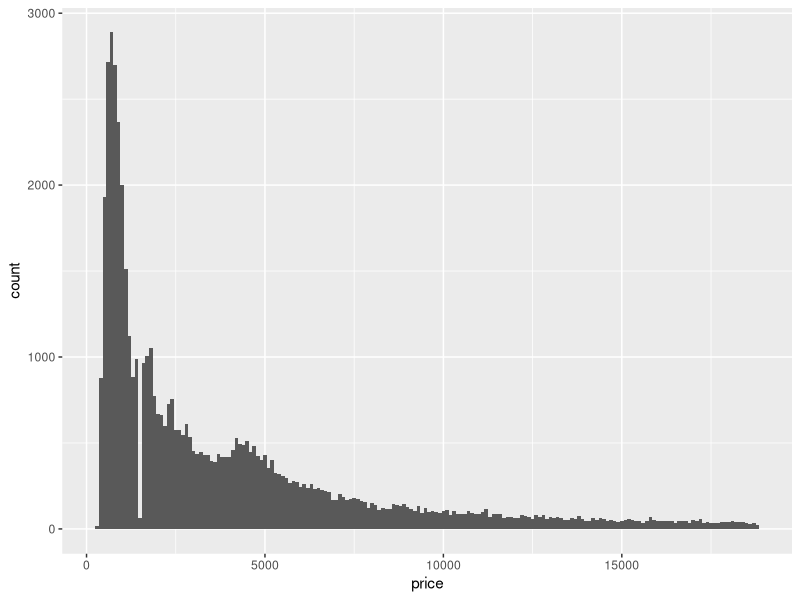
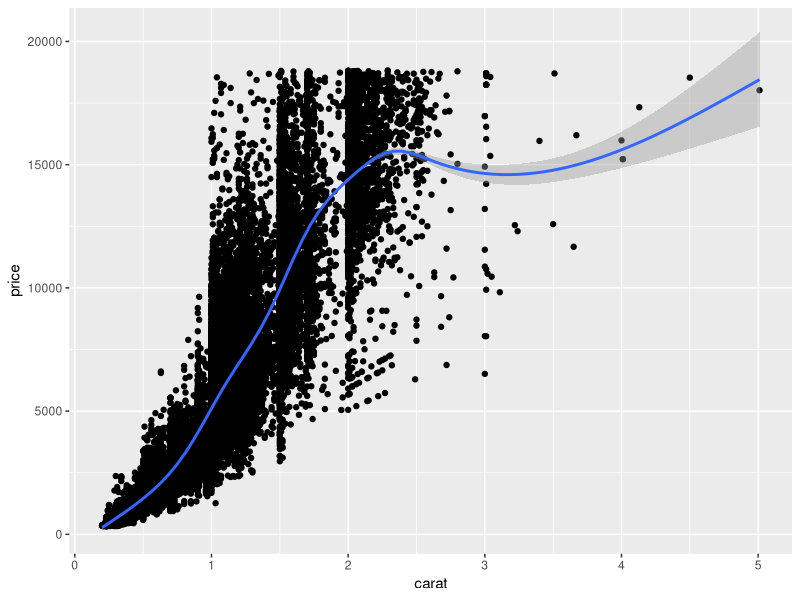
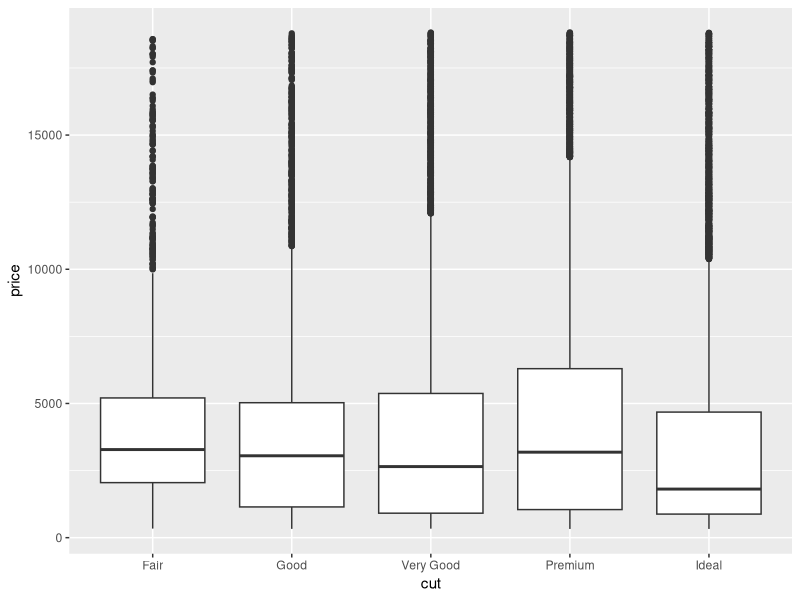
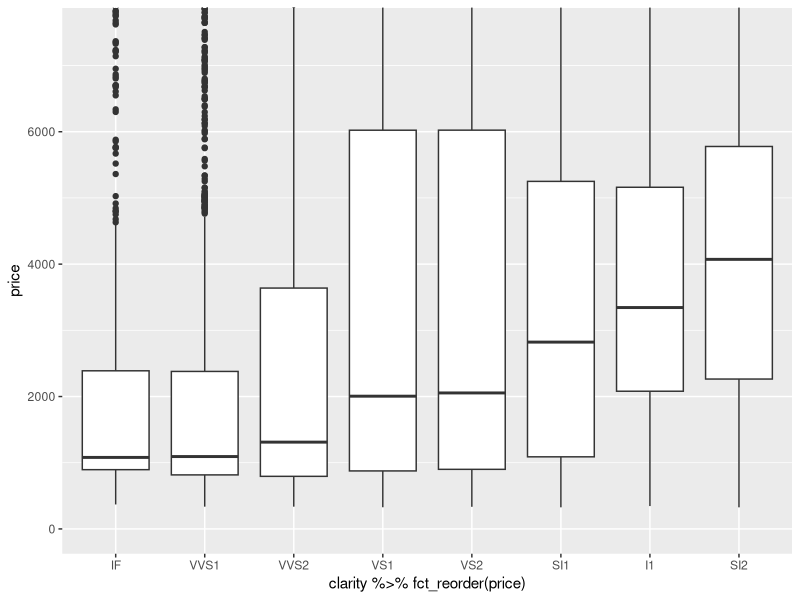
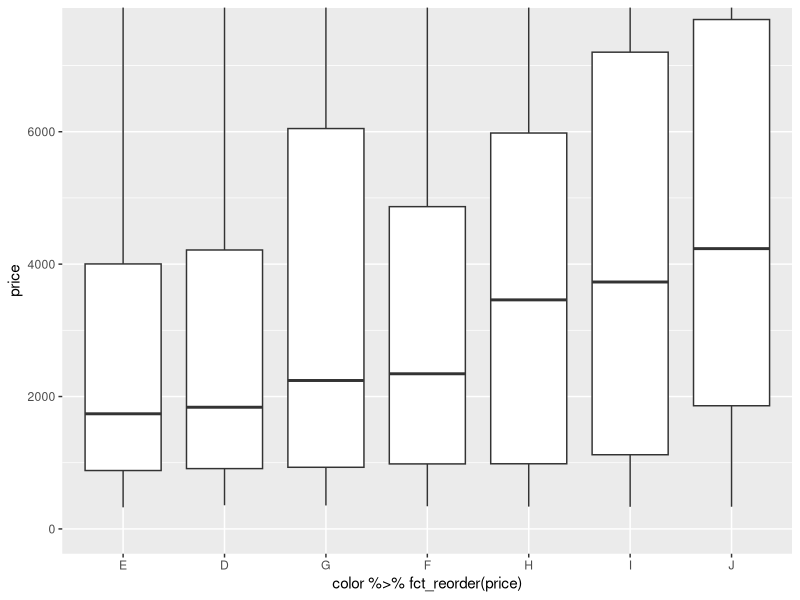
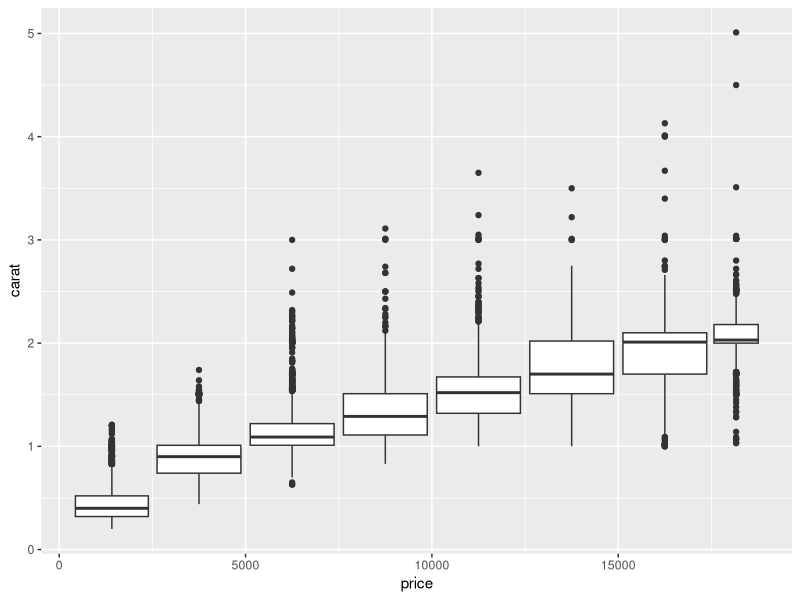
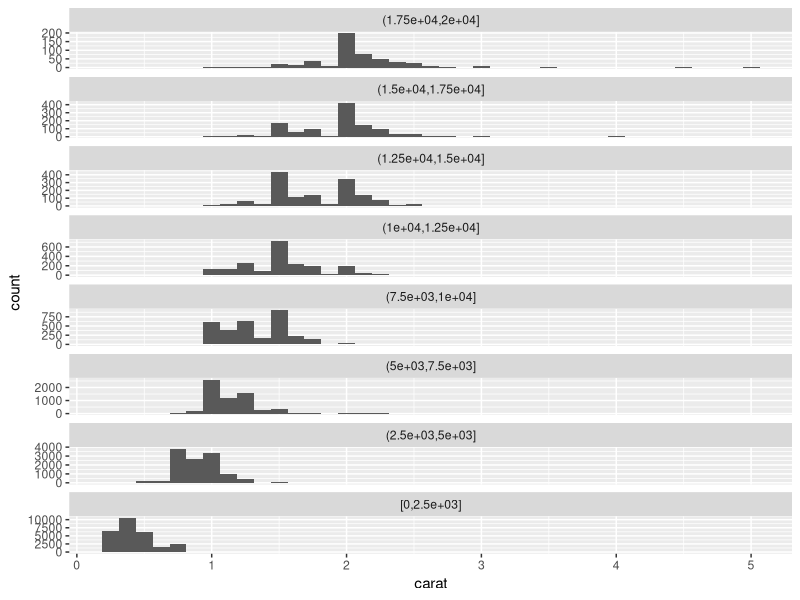

Generate these figures, in order, with R:

#' ---
#' author: Brian J. Policard
#' title: "Exploratory Data Analysis (EDA) Solutions"
#' output: github_document
#' ---
library(tidyverse)
#' Question 1

ggplot(data = diamonds) + 
  geom_histogram(mapping = aes(x = price), binwidth = 100)

#' long-tailed with a majority of diamonds between the high hundreds and $5000.

#' Question 2
ggplot(diamonds, aes(x = carat, y = price)) +
  geom_point() + 
  geom_smooth()

ggplot(diamonds, aes(x = cut, y = price)) +
  geom_boxplot()


ggplot(diamonds, aes(x = clarity %>% fct_reorder(price), y = price)) +
  geom_boxplot() + 
  coord_cartesian(ylim = c(0, 7500))

ggplot(diamonds, aes(x = color %>% fct_reorder(price), y = price)) +
  geom_boxplot() + 
  coord_cartesian(ylim = c(0, 7500))

#' carat seems to have the highest effect on price of any given diamond.

#' Question 3
diamonds %>%
  ggplot(mapping = aes(x = price, y = carat)) +
  geom_boxplot(
    mapping = aes(group = price %>% cut_width(width = 2500, center = 1250))
  )
diamonds %>%
  mutate(
    price_binned = price %>% 
      cut_width(width = 2500, center = 1250) %>% 
      fct_relevel(rev)
  ) %>% 
  
  ggplot(mapping = aes(x = carat)) +
  geom_histogram(binwidth = .125 , center = 0, show.legend = FALSE) +
  facet_wrap(~price_binned, scales = "free_y", ncol = 1)

#' carat and price a positively corelated according to these vizualizations